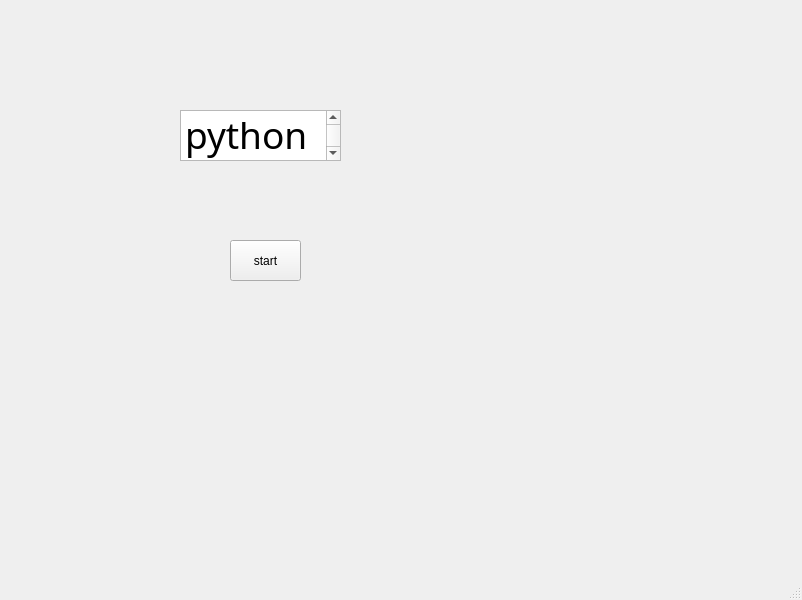
<?xml version="1.0" encoding="UTF-8"?>
<ui version="4.0">
 <class>MainWindow</class>
 <widget class="QMainWindow" name="MainWindow">
  <property name="geometry">
   <rect>
    <x>0</x>
    <y>0</y>
    <width>802</width>
    <height>600</height>
   </rect>
  </property>
  <property name="windowTitle">
   <string>MainWindow</string>
  </property>
  <widget class="QWidget" name="centralwidget">
   <widget class="QToolButton" name="toolButton">
    <property name="geometry">
     <rect>
      <x>230</x>
      <y>240</y>
      <width>71</width>
      <height>41</height>
     </rect>
    </property>
    <property name="text">
     <string>start</string>
    </property>
   </widget>
   <widget class="QTextBrowser" name="textBrowser">
    <property name="geometry">
     <rect>
      <x>180</x>
      <y>110</y>
      <width>161</width>
      <height>51</height>
     </rect>
    </property>
    <property name="font">
     <font>
      <family>3ds</family>
      <pointsize>72</pointsize>
      <weight>75</weight>
      <bold>true</bold>
     </font>
    </property>
    <property name="html">
     <string>&lt;!DOCTYPE HTML PUBLIC &quot;-//W3C//DTD HTML 4.0//EN&quot; &quot;http://www.w3.org/TR/REC-html40/strict.dtd&quot;&gt;
&lt;html&gt;&lt;head&gt;&lt;meta name=&quot;qrichtext&quot; content=&quot;1&quot; /&gt;&lt;style type=&quot;text/css&quot;&gt;
p, li { white-space: pre-wrap; }
&lt;/style&gt;&lt;/head&gt;&lt;body style=&quot; font-family:'3ds'; font-size:72pt; font-weight:600; font-style:normal;&quot;&gt;
&lt;p style=&quot; margin-top:0px; margin-bottom:0px; margin-left:0px; margin-right:0px; -qt-block-indent:0; text-indent:0px;&quot;&gt;&lt;span style=&quot; font-family:'SimSun'; font-size:28pt; font-weight:400;&quot;&gt;python&lt;/span&gt;&lt;/p&gt;&lt;/body&gt;&lt;/html&gt;</string>
    </property>
   </widget>
  </widget>
  <widget class="QMenuBar" name="menubar">
   <property name="geometry">
    <rect>
     <x>0</x>
     <y>0</y>
     <width>802</width>
     <height>22</height>
    </rect>
   </property>
  </widget>
  <widget class="QStatusBar" name="statusbar"/>
 </widget>
 <resources/>
 <connections/>
</ui>
